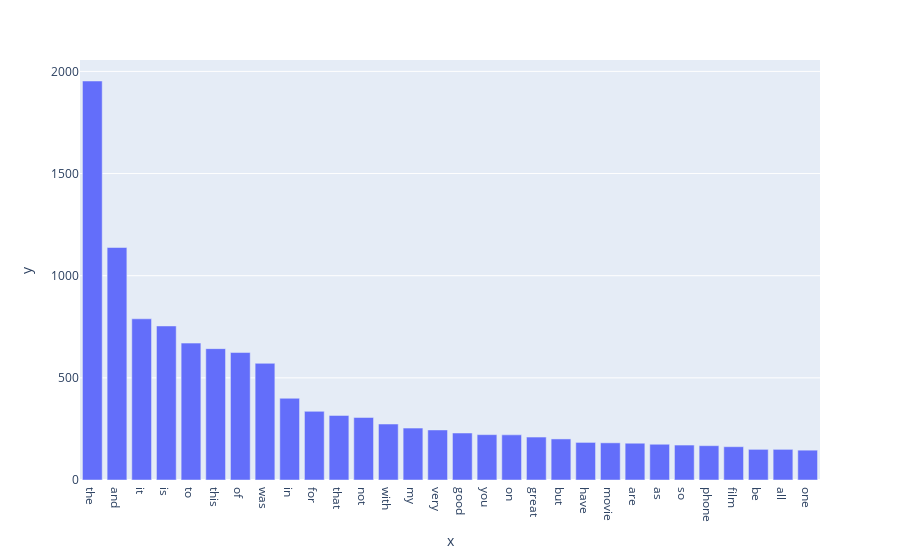

Notebook code for this chart:
### Code cell
def show_volc2(X_counts, cols):
    df_X_count = pd.DataFrame(X_counts.toarray(), columns=count_vect.get_feature_names_out())
    term_frequencies = df_X_count.sum().sort_values(ascending=False)
    fig = px.bar(x=term_frequencies.index[cols], y=term_frequencies[cols])
    fig.show()
# example
show_volc2(X_counts, slice(0, 30))

### Figure 1 — Plotly figure (JSON) as saved in the notebook; plotly's stock layout.template omitted (floating-point values rounded to 4 significant figures)
{"data": [{"alignmentgroup": "True", "hovertemplate": "x=%{x}<br>y=%{y}<extra></extra>", "legendgroup": "", "marker": {"color": "#636efa", "pattern": {"shape": ""}}, "name": "", "offsetgroup": "", "orientation": "v", "showlegend": false, "textposition": "auto", "type": "bar", "x": ["the", "and", "it", "is", "to", "this", "of", "was", "in", "for", "that", "not", "with", "my", "very", "good", "you", "on", "great", "but", "have", "movie", "are", "as", "so", "phone", "film", "be", "all", "one"], "xaxis": "x", "y": [1953, 1138, 789, 754, 670, 643, 624, 571, 400, 336, 316, 306, 274, 254, 245, 230, 222, 221, 210, 201, 184, 182, 180, 175, 171, 168, 163, 150, 150, 146], "yaxis": "y"}], "layout": {"barmode": "relative", "legend": {"tracegroupgap": 0}, "margin": {"t": 60}, "xaxis": {"anchor": "y", "domain": [0, 1], "title": {"text": "x"}}, "yaxis": {"anchor": "x", "domain": [0, 1], "title": {"text": "y"}}}}
